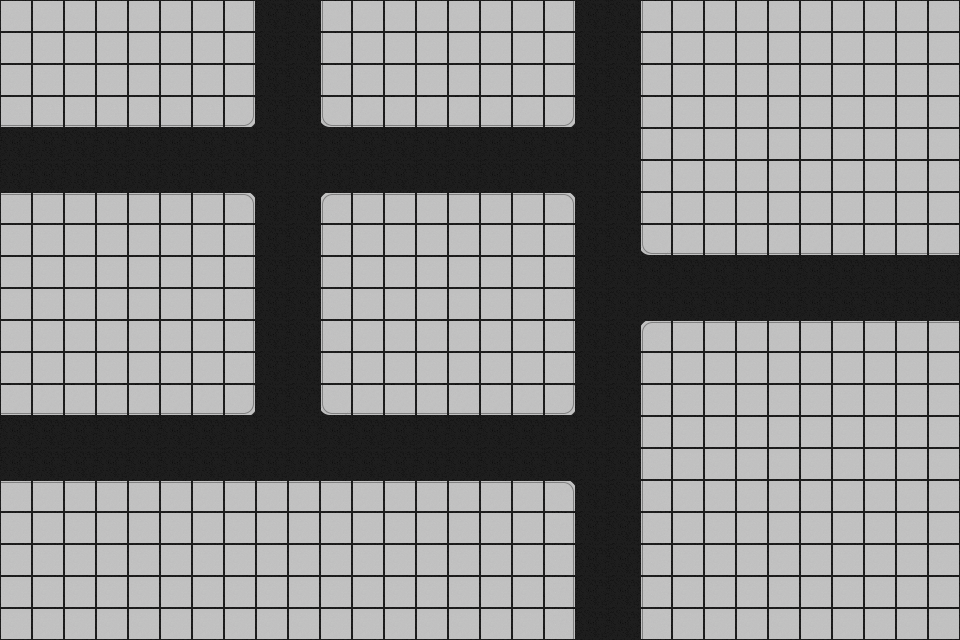

This game map was drawn from its Tiled (.tmx) file and the tilesets committed beside it. A one-line description and the full map source follow:
An orthogonal 30x20 tile map with 32x32 px tiles, 1 tile layer (cesta) and 13 objects (5x wall, 4x car, 3x hazard, sign).

<map version="1.10" tiledversion="1.10.2" orientation="orthogonal" renderorder="right-down" width="30" height="20" tilewidth="32" tileheight="32" infinite="0" nextlayerid="6" nextobjectid="18">
 <tileset firstgid="1" source="str.tsx" />
 <layer id="1" name="cesta" width="30" height="20">
  <data encoding="csv">
49,49,49,49,49,49,49,2,25,25,6,49,49,49,49,49,49,2,25,25,6,49,49,49,49,49,49,49,49,49,
49,49,49,49,49,49,49,2,25,25,6,49,49,49,49,49,49,2,25,25,6,49,49,49,49,49,49,49,49,49,
49,49,49,49,49,49,49,2,25,25,6,49,49,49,49,49,49,2,25,25,6,49,49,49,49,49,49,49,49,49,
8,8,8,8,8,8,8,9,25,25,13,14,14,14,14,14,14,9,25,25,6,49,49,49,49,49,49,49,49,49,
25,25,25,25,25,25,25,25,25,25,25,25,25,25,25,25,25,25,25,25,6,49,49,49,49,49,49,49,49,49,
25,25,25,25,25,25,25,25,25,25,25,25,25,25,25,25,25,25,25,25,6,49,49,49,49,49,49,49,49,49,
42,42,42,42,42,42,42,37,25,25,41,42,42,42,42,42,42,37,25,25,6,49,49,49,49,49,49,49,49,49,
49,49,49,49,49,49,49,44,25,25,48,49,49,49,49,49,49,44,25,25,13,14,14,14,14,14,14,14,14,14,
49,49,49,49,49,49,49,44,25,25,48,49,49,49,49,49,49,44,25,25,25,25,25,25,25,25,25,25,25,25,
49,49,49,49,49,49,49,44,25,25,48,49,49,49,49,49,49,44,25,25,25,25,25,25,25,25,25,25,25,25,
49,49,49,49,49,49,49,44,25,25,48,49,49,49,49,49,49,44,25,25,41,42,42,42,42,42,42,42,42,42,
49,49,49,49,49,49,49,44,25,25,48,49,49,49,49,49,49,44,25,25,48,49,49,49,49,49,49,49,49,49,
14,14,14,14,14,14,14,9,25,25,13,14,14,14,14,14,14,9,25,25,48,49,49,49,49,49,49,49,49,49,
25,25,25,25,25,25,25,25,25,25,25,25,25,25,25,25,25,25,25,25,48,49,49,49,49,49,49,49,49,49,
25,25,25,25,25,25,25,25,25,25,25,25,25,25,25,25,25,25,25,25,48,49,49,49,49,49,49,49,49,49,
42,42,42,42,42,42,42,42,42,42,42,42,42,42,42,42,42,37,25,25,48,49,49,49,49,49,49,49,49,49,
49,49,49,49,49,49,49,49,49,49,49,49,49,49,49,49,49,44,25,25,48,49,49,49,49,49,49,49,49,49,
49,49,49,49,49,49,49,49,49,49,49,49,49,49,49,49,49,44,25,25,48,49,49,49,49,49,49,49,49,49,
49,49,49,49,49,49,49,49,49,49,49,49,49,49,49,49,49,44,25,25,48,49,49,49,49,49,49,49,49,49,
49,49,49,49,49,49,49,49,49,49,49,49,49,49,49,49,49,44,25,25,48,49,49,49,49,49,49,49,49,49
</data>
 </layer>
 <objectgroup id="2" name="cars" visible="0">
  <object id="1" name="mirko" type="car" x="320" y="160" width="32" height="32">
   <properties>
    <property name="action" value="drive" />
    <property name="orientation" value="right" />
    <property name="turn" value="forward" />
   </properties>
  </object>
  <object id="8" name="ante" type="car" x="608" y="512" width="32" height="32">
   <properties>
    <property name="action" value="forward" />
    <property name="orientation" value="up" />
    <property name="turn" value="forward" />
   </properties>
  </object>
  <object id="11" name="milan" type="car" x="64" y="416" width="32" height="32">
   <properties>
    <property name="action" value="forward" />
    <property name="orientation" value="right" />
    <property name="turn" value="left" />
   </properties>
  </object>
  <object id="12" name="ivan" type="car" x="192" y="416" width="32" height="32">
   <properties>
    <property name="action" value="stop" />
    <property name="orientation" value="right" />
    <property name="turn" value="forward" />
   </properties>
  </object>
 </objectgroup>
 <objectgroup id="5" name="signs" visible="0">
  <object id="6" name="a" type="sign" x="480" y="160" width="32" height="32">
   <properties>
    <property name="default" value="forward" />
    <property name="orientation" value="right" />
    <property name="turn" value="lfr" />
   </properties>
  </object>
 </objectgroup>
 <objectgroup id="3" name="walls" visible="0">
  <object id="2" type="wall" x="576" y="128" width="64" height="64">
   <properties>
    <property name="forbidden" value="right" />
   </properties>
  </object>
  <object id="3" type="wall" x="576" y="416" width="64" height="64">
   <properties>
    <property name="forbidden" value="right" />
   </properties>
  </object>
  <object id="13" type="wall" x="256" y="128" width="64" height="64" />
  <object id="14" type="wall" x="256" y="416" width="64" height="64">
   <properties>
    <property name="forbidden" value="down" />
   </properties>
  </object>
  <object id="15" type="wall" x="576" y="256" width="64" height="64">
   <properties>
    <property name="forbidden" value="left" />
   </properties>
  </object>
 </objectgroup>
 <objectgroup id="4" name="hazards" visible="0">
  <object id="4" type="hazard" x="640" y="128" width="64" height="64" />
  <object id="5" type="hazard" x="640" y="416" width="64" height="64" />
  <object id="16" type="hazard" x="256" y="480" width="64" height="64" />
 </objectgroup>
</map>
